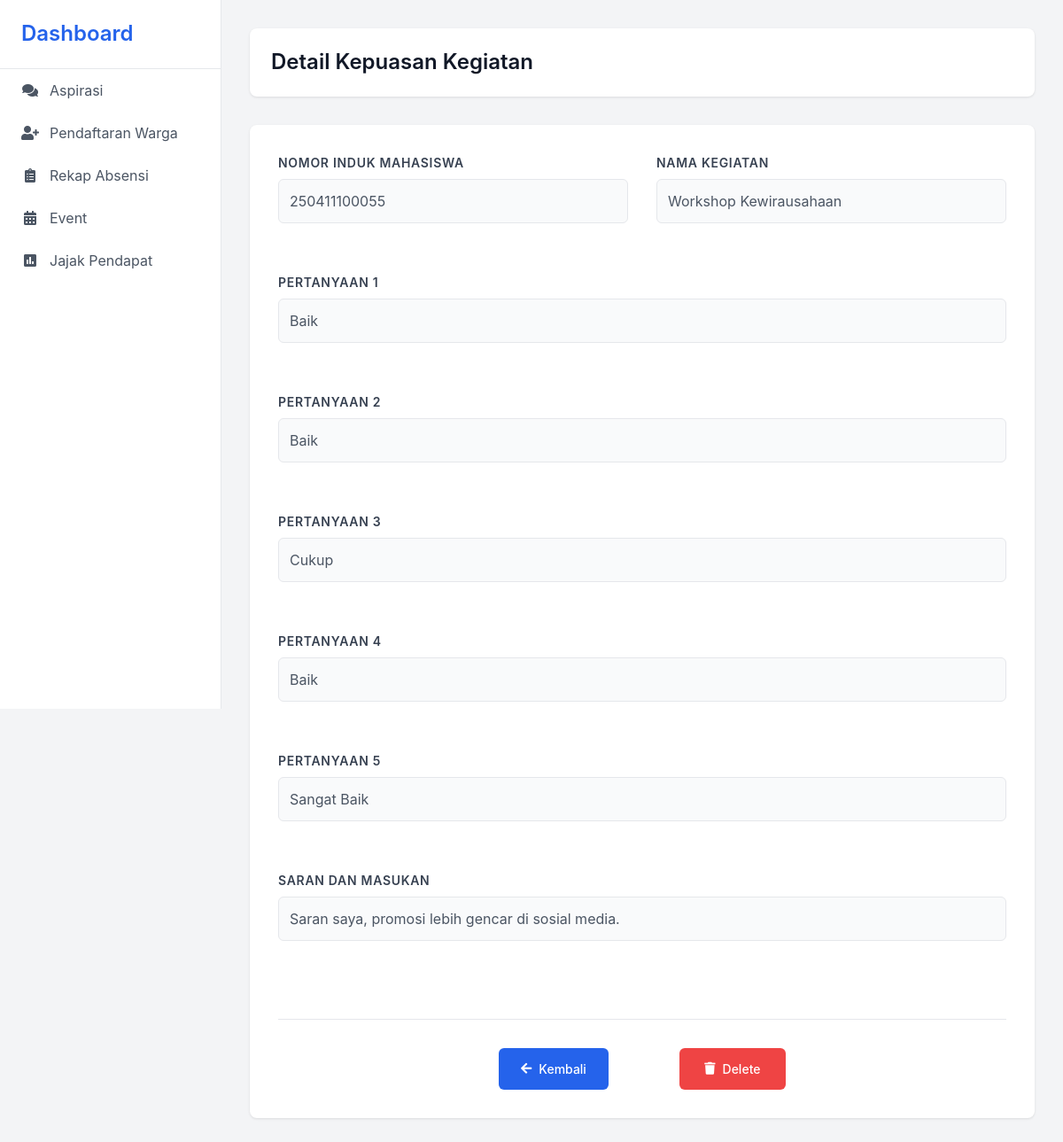
Screenshot of /app/ketua/RekapForm/detail_kegiatan.php?id=7 with the database file from the repository.
### tables this page shows
CREATE TABLE `formulir_kegiatan` (
  `id_formulir_kegiatan` int(11) NOT NULL,
  `id_kegiatan` int(11) DEFAULT NULL,
  `nim` varchar(12) DEFAULT NULL,
  `pertanyaan1` varchar(255) DEFAULT NULL,
  `pertanyaan2` varchar(255) DEFAULT NULL,
  `pertanyaan3` varchar(255) DEFAULT NULL,
  `pertanyaan4` varchar(255) DEFAULT NULL,
  `pertanyaan5` varchar(255) DEFAULT NULL,
  `saran_masukan` text DEFAULT NULL
);

CREATE TABLE `kegiatan` (
  `nama_kegiatan` varchar(255) DEFAULT NULL,
  `id_kegiatan` int(11) NOT NULL,
  `tanggal_kegiatan` datetime DEFAULT NULL,
  `created_at` timestamp NOT NULL DEFAULT current_timestamp() ON UPDATE current_timestamp(),
  `deskripsi` longtext DEFAULT NULL,
  `foto_pamflet` varchar(255) DEFAULT NULL,
  `tempat` varchar(255) DEFAULT NULL
);

### app/ketua/RekapForm/detail_kegiatan.php (the view, shortened to what this page needs)
<!DOCTYPE html>
<html lang="en">
<head>
    <link href="https://stackpath.bootstrapcdn.com/bootstrap/4.5.2/css/bootstrap.min.css" rel="stylesheet">
    <link href="https://cdnjs.cloudflare.com/ajax/libs/font-awesome/5.15.4/css/all.min.css" rel="stylesheet">
</head>
<body>
    <div class="sidebar">
        <div class="sidebar-header">
            <h4>Dashboard</h4>
        </div>
        <a href="aspirasi.php" class="nav-item">
            <i class="fas fa-comments"></i>
            Aspirasi
        </a>
        <a href="#" class="nav-item">
            <i class="fas fa-user-plus"></i>
            Pendaftaran Warga
        </a>
        <a href="#" class="nav-item">
            <i class="fas fa-clipboard-list"></i>
            Rekap Absensi
        </a>
        <a href="#" class="nav-item">
            <i class="fas fa-calendar-alt"></i>
            Event
        </a>
        <a href="puas-kegiatan.php" class="nav-item">
            <i class="fas fa-poll"></i>
            Jajak Pendapat
        </a>
    </div>
    <div class="main-content">
        <?php
        require_once 'config.php';
        $id = $_GET['id'];
        try {
            $query = "
                SELECT
                    f.*,
                    k.nama_kegiatan
                FROM formulir_kegiatan f
                JOIN warga w ON f.nim = w.nim
                JOIN kegiatan k ON f.id_kegiatan = k.id_kegiatan
                WHERE f.id_formulir_kegiatan = ?
            ";
            $stmt = $pdo->prepare($query);
            $stmt->execute([$id]);
            $form = $stmt->fetch(PDO::FETCH_ASSOC);
        ?>
            <div class="page-header">
                <h1 class="page-title">Detail Kepuasan Kegiatan</h1>
            </div>
            <div class="detail-card">
                <div class="detail-content">
                    <div class="detail-group">
                        <div class="detail-label">Nomor Induk Mahasiswa</div>
                        <div class="detail-value"><?= htmlspecialchars($form['nim']) ?></div>
                    </div>
                    <div class="detail-group">
                        <div class="detail-label">Nama Kegiatan</div>
                        <div class="detail-value"><?= htmlspecialchars($form['nama_kegiatan']) ?></div>
                    </div>
                    <div class="detail-group detail-full">
                        <div class="detail-label">Pertanyaan 1</div>
                        <div class="detail-value"><?= nl2br(htmlspecialchars($form['pertanyaan1'])) ?></div>
                    </div>
                    <div class="detail-group detail-full">
                        <div class="detail-label">Pertanyaan 2</div>
                        <div class="detail-value"><?= nl2br(htmlspecialchars($form['pertanyaan2'])) ?></div>
                    </div>
                    <div class="detail-group detail-full">
                        <div class="detail-label">Pertanyaan 3</div>
                        <div class="detail-value"><?= nl2br(htmlspecialchars($form['pertanyaan3'])) ?></div>
                    </div>
                    <div class="detail-group detail-full">
                        <div class="detail-label">Pertanyaan 4</div>
                        <div class="detail-value"><?= nl2br(htmlspecialchars($form['pertanyaan4'])) ?></div>
                    </div>
                    <div class="detail-group detail-full">
                        <div class="detail-label">Pertanyaan 5</div>
                        <div class="detail-value"><?= nl2br(htmlspecialchars($form['pertanyaan5'])) ?></div>
                    </div>
                    <div class="detail-group detail-full">
                        <div class="detail-label">Saran dan Masukan</div>
                        <div class="detail-value"><?= nl2br(htmlspecialchars($form['saran_masukan'])) ?></div>
                    </div>
                    <div class="detail-actions">
                        <a href="puas-kegiatan.php" class="btn btn-action btn-back">
                            <i class="fas fa-arrow-left"></i>
                            Kembali
                        </a>
                        <form action="puas-kegiatan.php" method="POST" class="d-inline">
                            <button type="submit" name="delete" class="btn btn-action btn-delete" onclick="return confirm('Are you sure you want to delete this record?')">
                                <i class="fas fa-trash"></i>
                                Delete
                            </button>
                        </form>
                    </div>
                </div>
            </div>
        <?php
        } catch(PDOException $e) {
            echo '<div class="alert alert-danger">Error: ' . $e->getMessage() . '</div>';
        }
        ?>
    </div>
</body>
</html>

### app/ketua/RekapForm/detail_kegiatan.php (style rules this page uses)
:root { --primary-color: #2563eb; --sidebar-width: 250px; --header-height: 60px; }
body { font-family: 'Inter', sans-serif; background-color: #f3f4f6; margin: 0; padding: 0; }
.sidebar { height: 100vh; width: var(--sidebar-width); background: white; position: fixed; left: 0; top: 0; border-right: 1px solid #e5e7eb; z-index: 1000; }
.sidebar-header { padding: 1.5rem; border-bottom: 1px solid #e5e7eb; }
.sidebar-header h4 { color: var(--primary-color); font-weight: 600; margin: 0; }
.nav-item { padding: 0.75rem 1.5rem; color: #4b5563; display: flex; align-items: center; text-decoration: none; transition: all 0.3s ease; }
.nav-item i { margin-right: 0.75rem; width: 20px; text-align: center; }
.main-content { margin-left: var(--sidebar-width); padding: 2rem; }
.page-header { background: white; padding: 1.5rem; border-radius: 0.5rem; box-shadow: 0 1px 3px rgba(0, 0, 0, 0.1); margin-bottom: 2rem; }
.page-title { font-size: 1.5rem; color: #111827; font-weight: 600; margin: 0; }
.detail-card { background: white; border-radius: 0.5rem; box-shadow: 0 1px 3px rgba(0, 0, 0, 0.1); padding: 2rem; }
.detail-content { display: grid; grid-template-columns: repeat(2, 1fr); gap: 2rem; }
.detail-group { margin-bottom: 1.5rem; }
.detail-label { font-weight: 600; color: #374151; margin-bottom: 0.5rem; font-size: 0.875rem; text-transform: uppercase; letter-spacing: 0.05em; }
.detail-value { color: #4b5563; font-size: 1rem; line-height: 1.5; padding: 0.75rem; background-color: #f9fafb; border-radius: 0.375rem; border: 1px solid #e5e7eb; }
.detail-full { grid-column: span 2; }
.detail-actions { display: flex; justify-content: center; gap: 5rem; margin-top: 2rem; padding-top: 2rem; border-top: 1px solid #e5e7eb; grid-column: span 2; }
.btn-action { padding: 0.75rem 1.5rem; border-radius: 0.375rem; font-weight: 500; font-size: 0.875rem; display: flex; align-items: center; gap: 0.5rem; min-width: 120px; justify-content: center; }
.btn-back { background-color: var(--primary-color); color: white; }
.btn-delete { background-color: #ef4444; color: white; }

### rows the page displays
formulir_kegiatan: nim "250411100055", id_kegiatan.nama_kegiatan "Workshop Kewirausahaan", pertanyaan1 "Baik", pertanyaan2 "Baik", pertanyaan3 "Cukup", pertanyaan4 "Baik", pertanyaan5 "Sangat Baik", saran_masukan "Saran saya, promosi lebih gencar di sosial media."
